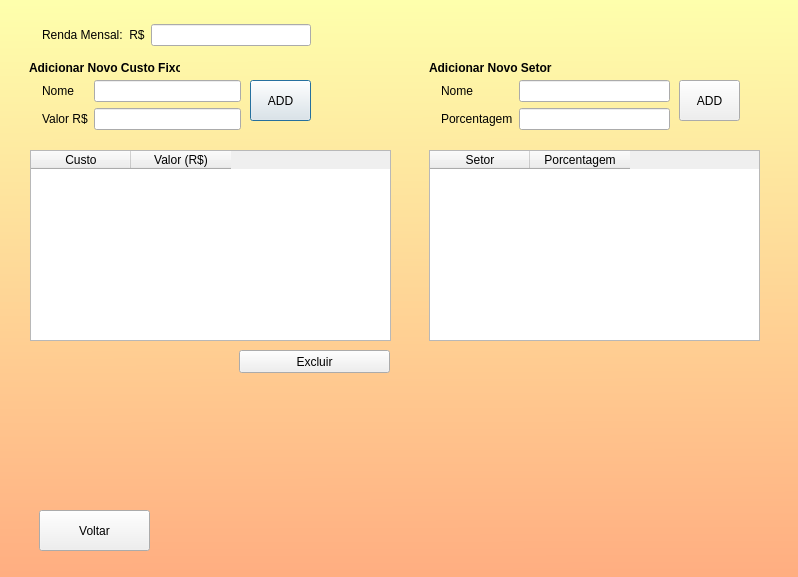
<?xml version="1.0" encoding="UTF-8"?>
<ui version="4.0">
 <class>Dialog</class>
 <widget class="QDialog" name="Dialog">
  <property name="geometry">
   <rect>
    <x>0</x>
    <y>0</y>
    <width>798</width>
    <height>577</height>
   </rect>
  </property>
  <property name="windowTitle">
   <string>Dialog</string>
  </property>
  <widget class="QTableWidget" name="listaDeCustos">
   <property name="geometry">
    <rect>
     <x>30</x>
     <y>150</y>
     <width>361</width>
     <height>191</height>
    </rect>
   </property>
   <property name="acceptDrops">
    <bool>true</bool>
   </property>
   <property name="editTriggers">
    <set>QAbstractItemView::NoEditTriggers</set>
   </property>
   <property name="selectionMode">
    <enum>QAbstractItemView::ExtendedSelection</enum>
   </property>
   <property name="selectionBehavior">
    <enum>QAbstractItemView::SelectItems</enum>
   </property>
   <column>
    <property name="text">
     <string>Custo</string>
    </property>
   </column>
   <column>
    <property name="text">
     <string>Valor (R$)</string>
    </property>
   </column>
  </widget>
  <widget class="QWidget" name="formLayoutWidget_2">
   <property name="geometry">
    <rect>
     <x>30</x>
     <y>80</y>
     <width>211</width>
     <height>61</height>
    </rect>
   </property>
   <layout class="QFormLayout" name="formLayout_2">
    <property name="leftMargin">
     <number>12</number>
    </property>
    <item row="3" column="0">
     <widget class="QLabel" name="label_4">
      <property name="text">
       <string>Valor R$</string>
      </property>
     </widget>
    </item>
    <item row="1" column="0">
     <widget class="QLabel" name="label_3">
      <property name="text">
       <string>Nome</string>
      </property>
     </widget>
    </item>
    <item row="1" column="1">
     <widget class="QLineEdit" name="novoCustoText"/>
    </item>
    <item row="3" column="1">
     <widget class="QLineEdit" name="novoValorText"/>
    </item>
   </layout>
  </widget>
  <widget class="QPushButton" name="botaoAddNovoCusto">
   <property name="geometry">
    <rect>
     <x>250</x>
     <y>80</y>
     <width>61</width>
     <height>41</height>
    </rect>
   </property>
   <property name="text">
    <string>ADD</string>
   </property>
  </widget>
  <widget class="QWidget" name="formLayoutWidget">
   <property name="geometry">
    <rect>
     <x>30</x>
     <y>20</y>
     <width>281</width>
     <height>31</height>
    </rect>
   </property>
   <layout class="QFormLayout" name="formLayout">
    <property name="leftMargin">
     <number>12</number>
    </property>
    <property name="topMargin">
     <number>4</number>
    </property>
    <item row="0" column="0">
     <widget class="QLabel" name="label">
      <property name="text">
       <string>Renda Mensal:  R$</string>
      </property>
     </widget>
    </item>
    <item row="0" column="1">
     <widget class="QLineEdit" name="rendaMensalText"/>
    </item>
   </layout>
  </widget>
  <widget class="QWidget" name="widget" native="true">
   <property name="geometry">
    <rect>
     <x>-1</x>
     <y>0</y>
     <width>801</width>
     <height>601</height>
    </rect>
   </property>
   <property name="styleSheet">
    <string notr="true">QWidget#widget{background-color: qlineargradient(spread:pad, x1:0.512, y1:0, x2:0.518, y2:1, stop:0 rgba(254, 255, 172, 255), stop:1 rgba(255, 170, 127, 255));}
</string>
   </property>
   <widget class="QPushButton" name="botaoExcluir">
    <property name="geometry">
     <rect>
      <x>240</x>
      <y>350</y>
      <width>151</width>
      <height>23</height>
     </rect>
    </property>
    <property name="text">
     <string>Excluir</string>
    </property>
   </widget>
   <widget class="QPushButton" name="botaoVoltar">
    <property name="geometry">
     <rect>
      <x>40</x>
      <y>510</y>
      <width>111</width>
      <height>41</height>
     </rect>
    </property>
    <property name="text">
     <string>Voltar</string>
    </property>
   </widget>
   <widget class="QLabel" name="label_2">
    <property name="geometry">
     <rect>
      <x>30</x>
      <y>60</y>
      <width>151</width>
      <height>16</height>
     </rect>
    </property>
    <property name="font">
     <font>
      <weight>75</weight>
      <bold>true</bold>
     </font>
    </property>
    <property name="text">
     <string>Adicionar Novo Custo Fixo</string>
    </property>
   </widget>
   <widget class="QTableWidget" name="listaSetor">
    <property name="geometry">
     <rect>
      <x>430</x>
      <y>150</y>
      <width>331</width>
      <height>191</height>
     </rect>
    </property>
    <property name="acceptDrops">
     <bool>true</bool>
    </property>
    <column>
     <property name="text">
      <string>Setor</string>
     </property>
    </column>
    <column>
     <property name="text">
      <string>Porcentagem</string>
     </property>
    </column>
   </widget>
   <widget class="QWidget" name="formLayoutWidget_3">
    <property name="geometry">
     <rect>
      <x>430</x>
      <y>80</y>
      <width>241</width>
      <height>61</height>
     </rect>
    </property>
    <layout class="QFormLayout" name="formLayout_3">
     <property name="leftMargin">
      <number>12</number>
     </property>
     <item row="3" column="0">
      <widget class="QLabel" name="label_5">
       <property name="text">
        <string>Porcentagem</string>
       </property>
      </widget>
     </item>
     <item row="1" column="0">
      <widget class="QLabel" name="label_6">
       <property name="text">
        <string>Nome</string>
       </property>
      </widget>
     </item>
     <item row="1" column="1">
      <widget class="QLineEdit" name="novoSetor"/>
     </item>
     <item row="3" column="1">
      <widget class="QLineEdit" name="novaPorcentagem"/>
     </item>
    </layout>
   </widget>
   <widget class="QLabel" name="label_7">
    <property name="geometry">
     <rect>
      <x>430</x>
      <y>60</y>
      <width>151</width>
      <height>16</height>
     </rect>
    </property>
    <property name="font">
     <font>
      <weight>75</weight>
      <bold>true</bold>
     </font>
    </property>
    <property name="text">
     <string>Adicionar Novo Setor</string>
    </property>
   </widget>
   <widget class="QPushButton" name="botaoAddNovoSetor">
    <property name="geometry">
     <rect>
      <x>680</x>
      <y>80</y>
      <width>61</width>
      <height>41</height>
     </rect>
    </property>
    <property name="text">
     <string>ADD</string>
    </property>
   </widget>
  </widget>
  <zorder>widget</zorder>
  <zorder>listaDeCustos</zorder>
  <zorder>formLayoutWidget_2</zorder>
  <zorder>botaoAddNovoCusto</zorder>
  <zorder>formLayoutWidget</zorder>
 </widget>
 <resources/>
 <connections/>
</ui>
